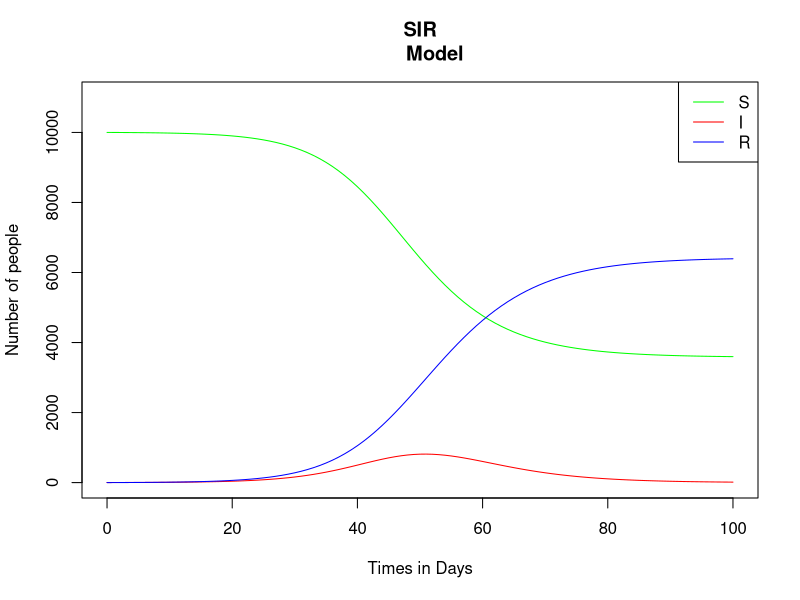
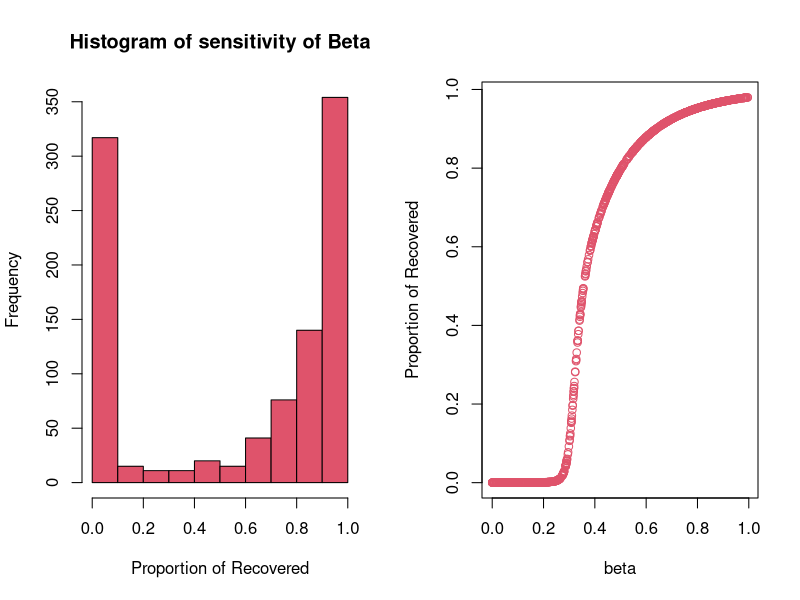
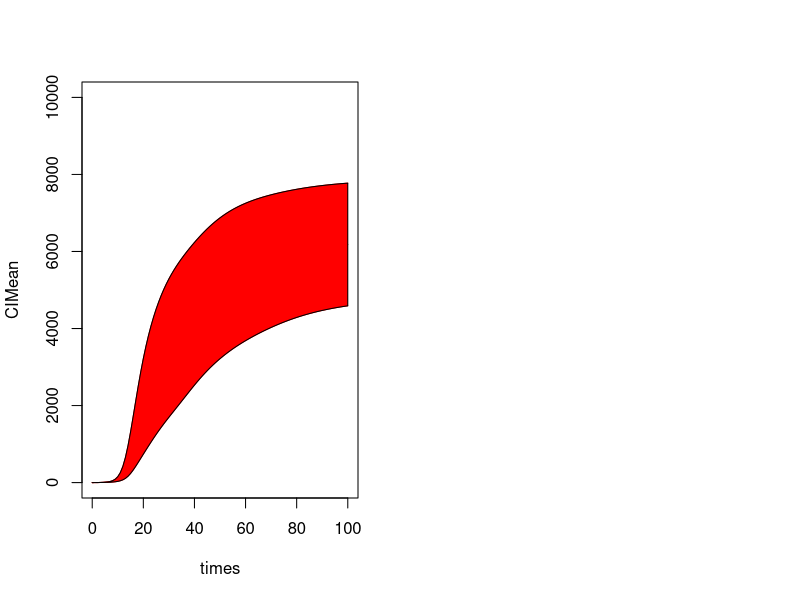

Reproduce these figures in R, in order.
## ---- chunk 1

library(deSolve)
SIR <- function(t, x, parms)  {
  with(as.list(c(parms, x)), {
     N = S + I + R
    dS = -beta*(S/N)*(I)
    dI = beta*(S/N)*(I) -gamma*I
    dR = gamma*I 
      output <- c(dS, dI,dR) 
    list(output)
  })
}

## ---- chunk 2

#the Initial values
start<-c(S=10000,I=2,R=0)
  
parms <- c(beta=0.4,gamma=1/4) 

## vector of timesteps
times <- seq(0, 100, 1)

run_d<-ode(times=times, y=start, func=SIR,parms=parms)

pop<-run_d[,2]+run_d[,3]+run_d[,4]

plot(times,run_d[,2], col="green", ylim=c(0,11000), type="l", main="SIR
     Model",ylab="Number of people",xlab="Times in Days")
lines(times,run_d[,3], col="red")
lines(times, run_d[,4], col="blue")
legend("topright",legend=c("S","I","R"),col=c("green", "red","blue"), 
       lty=c(1,1,1))
## ---- chunk 3
betasens<-NULL #creating a vector to store our random betas
for (i in 1:1000){
  parms <- c(beta=runif(1,0,1),gamma=1/4)
  run_d<-ode(times=times, y=start, func=SIR,parms=parms)
  betasens<-rbind(betasens,c(parms[1],run_d[length(run_d[,1]),4]/pop))
}
par(mfrow=c(1,2))
hist(betasens[,2],xlab="Proportion of Recovered",ylab="Frequency",
     main="Histogram of sensitivity of Beta",col=2)

plot(betasens[,1],betasens[,2],xlab="beta",ylab="Proportion of Recovered",col=2)

## ---- chunk 4

CIdata<-NULL
for ( i in 1:20){
  Inc=runif(1,2,6)
  parms <- c(beta=runif(1,0,1), gamma=1/Inc)
  run_d<-ode(times=times, y=start, func=SIR,parms=parms)
  CIdata<-cbind(CIdata,run_d[,4])
}
CIsd<-CIuci<-CIlci<-NULL
CIMean<-rowMeans(CIdata)
for (i in 1:(dim(CIdata)[1])){
  CIsd[i]<-sd(CIdata[i,])
  CIuci[i]<-CIMean[i]+1.96*CIsd[i]/sqrt(20)
  CIlci[i]<-CIMean[i]-1.96*CIsd[i]/sqrt(20)
}

## ---- chunk 5
plot(times, CIMean, type="l", ylim=c(0,10000))
lines(times, CIlci, col="red")
lines(times, CIuci, col="red")
polygon(c(times,rev(times)), c(CIuci, rev(CIlci)), col="red")
